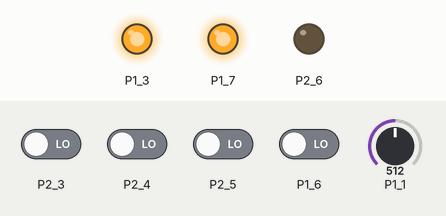
This sketch was run on a simulated TI MSP430 LaunchPad. Shown: output pins drawn as LEDs (lit = HIGH). The inputs (shaded band) are chosen by the test bench; at power-on: P1_6, P2_3–5 LOW, P1_1 = 512.

Above: at 1.2 s.
1.3 s: P1_1 set to 834
2.8 s: P1_1 set to 862
At 3.2 s:
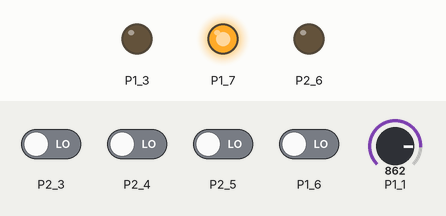
4.3 s: P1_1 set to 840
At 5.5 s:
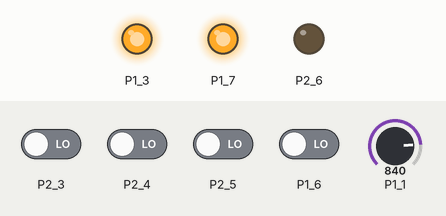
5.8 s: P2_3 driven HIGH
At 6.7 s:
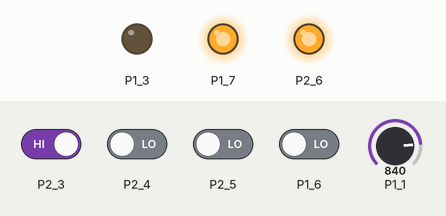
7.3 s: P2_3 driven LOW
At 7.8 s:
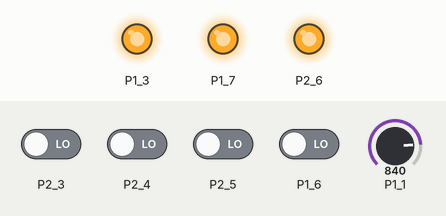
8.8 s: P1_1 set to 860
At 10.2 s:
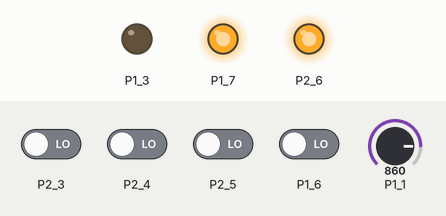
Timing chart, 0 to 11.3 s (numbered marks = the images above; inputs shaded):
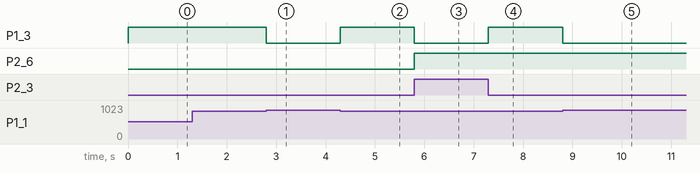

The sketch:

main.ino
```cpp
/**
 * to use this code without changes you must use atom + platformIO package
 *
 * if you use energia ide just delete both includes
 *
 * if you use the energia toolchain with another ide you can use the makefile in the lib-dir
 * and delete only the first include
 * read the makefile to set correct environment variables
 */

#include <Arduino.h>
#include <Energia.h>

/**
 * setting up our environment
 * @method setup
 */
void setup() {
	// reading sensor signal
	pinMode(A1, INPUT);

	// switch on sensor
	pinMode(P1_7, OUTPUT);
	digitalWrite(P1_7, HIGH);

	// activate flash unit
	pinMode(P1_3, OUTPUT);
	digitalWrite(P1_3, LOW);

	// set delay after hitting laser to 50ms
	pinMode(P1_6, INPUT);

	// set delay to 100ms
	pinMode(P2_5, INPUT);

	// set delay to 150ms
	pinMode(P2_4, INPUT);

	// laser - sensor calibration on/off
	pinMode(P2_3, INPUT);

	// calibration led
	pinMode(P2_6, OUTPUT);
	digitalWrite(P2_6, LOW);
}

/**
 * the main loop
 * @method loop
 */
void loop() {
	// read the photosensor
	int photo = analogRead(A1);
	// delay(50); // if the timing is off you can add delay here
	// perhaps higher sensor value like 600-700
	// if sensor is low and calibration mode is off
	if (photo < 850 && digitalRead(P2_3) == LOW) {
		// if switch one is on
		if (digitalRead(P1_6) == HIGH) {
			delay(50);
		}
		// if switch two is on
		if (digitalRead(P2_5) == HIGH) {
			delay(100);
		}
		// if switch three is on
		if (digitalRead(P2_4) == HIGH) {
			delay(150);
		}
		// flash
		digitalWrite(P1_3, HIGH);
	} else {
		digitalWrite(P1_3, LOW);
	}

	// calibration mode switch is on
	if (digitalRead(P2_3) == HIGH) {
		// if sensor is low switch on led
		// used to aim the laser
		if (photo < 850) {
			digitalWrite(P2_6, HIGH);
		} else if (photo > 850) {
			digitalWrite(P2_6, LOW);
		}
	}
}
```

Measured:
- the behaviour switches between 849 and 850 on P1_1 (found by bisection; images 0 and 1)
- after the input at 1.3 s, every drawn part: stays the same
- after the input at 2.8 s, P1_3: HIGH → LOW at once
- after the input at 4.3 s, P1_3: LOW → HIGH at once
- after the input at 5.8 s, P1_3: HIGH → LOW at once; P2_6: LOW → HIGH at once
- after the input at 7.3 s, P1_3: LOW → HIGH at once
- after the input at 8.8 s, P1_3: HIGH → LOW at once
